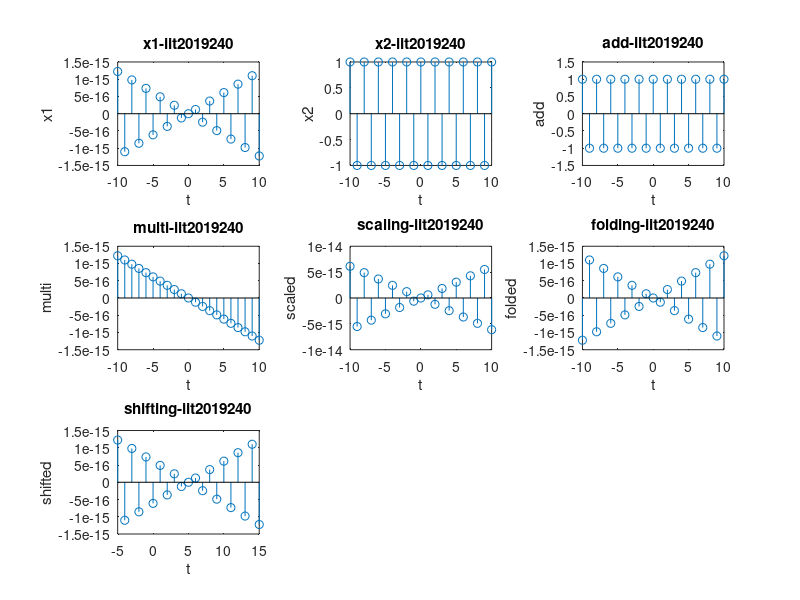

The MATLAB source for this figure:
clc;
clear;
close all;
t= -10 : 1 : 10;
freq=0.5;

x1=sin(2*pi*freq*t);
x2=cos(2*pi*freq*t);
a=input("amplitude scaling factor:-");
shift=input("shift by:-");

add=x1+x2;
multi=x1.*x2;
scaling=a*x1;
folding=fliplr(x1);
shifting=x1;

f1=subplot(3,3,1);
stem(t,x1);
title('x1-iit2019240');
xlabel('t');
ylabel('x1');

f2=subplot(3,3,2);
stem(t,x2);
title('x2-iit2019240');
xlabel('t');
ylabel('x2');

f3=subplot(3,3,3);
stem(t,add);
title('add-iit2019240');
xlabel('t');
ylabel('add');

f4=subplot(3,3,4);
stem(t,multi);
title('multi-iit2019240');
xlabel('t');
ylabel('multi');

f5=subplot(3,3,5);
stem(t,scaling);
title('scaling-iit2019240');
xlabel('t');
ylabel('scaled');

f6=subplot(3,3,6);
stem(t,folding);
title('folding-iit2019240');
xlabel('t');
ylabel('folded');

f7=subplot(3,3,7);
stem(t+shift,x1);
title('shifting-iit2019240');
xlabel('t');
ylabel('shifted');

E=sum(abs(x1).^2);
disp(E);

power=E/((2*10) +2);
disp(power);